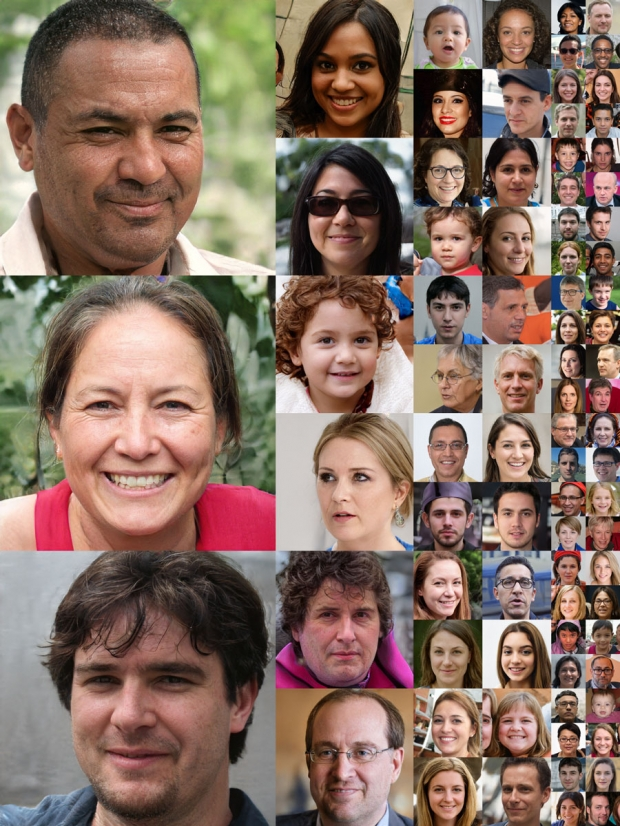
#> input picture Detecting face/images/faces.jpg, 620 x 826 px
$ python crop.py --image '../Detecting face/images/faces.jpg'
#> lines starting #> are read from the running program, lines starting #| are printed output that depends on the picture
import numpy as np
import argparse
import imutils
import cv2
ap = argparse.ArgumentParser()
ap.add_argument("-i", "--image", required=True, help="Path to the image")
args = vars(ap.parse_args())
image = cv2.imread(args["image"])
#> image is the input picture: shape (826, 620, 3); mean B, G, R 99.8, 112, 136.2
cv2.imshow("Original", image)
cropped = image[30:130, 240:335]# startY : endY, startX : endX (240,30)~(335, 130)
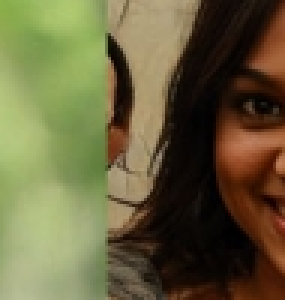
#> cropped: shape (100, 95, 3) (shown 3 times larger); mean B, G, R 61.2, 97.4, 104
cv2.imshow("T-rex Face", cropped)
cv2.waitKey(0)
